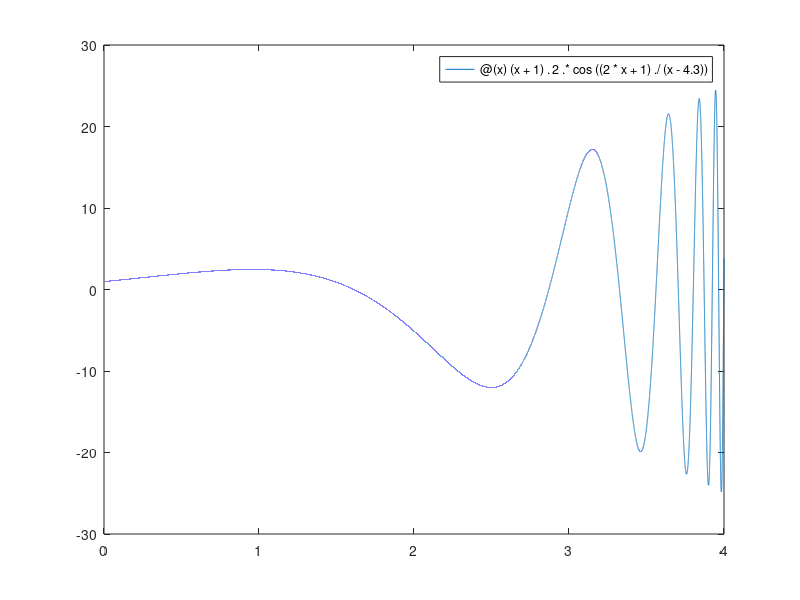

The MATLAB source for this figure: (Note: this script raises an error after producing the figure.)
%%
% This function gets increasingly oscillatory near the right endpoint.
f = @(x) (x+1).^2.*cos((2*x+1)./(x-4.3));
fplot(f,[0 4],2000)

%%
% Accordingly, the trapezoid rule is more accurate on the left half of the
% interval than on the right half.
T = [];
n_ = 50*2.^(0:3)';
for n = n_'
    T = [ T; trapezoid(f,0,2,n), trapezoid(f,2,4,n) ];
end

format short e
left_error  = integral(f,0,2,'abstol',1e-12,'reltol',1e-12) - T(:,1)
right_error = integral(f,2,4,'abstol',1e-12,'reltol',1e-12) - T(:,2)

%%
% Both the picture and the numbers suggest that more nodes should be used
% on the right half of the interval than on the left half.
